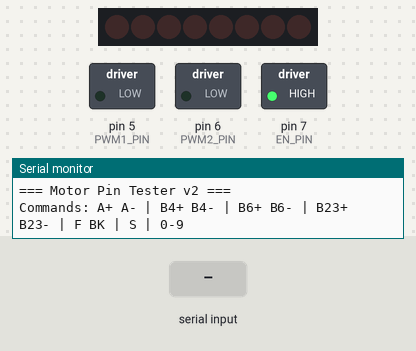
The sketch below on a simulated Arduino Uno, built with avr-gcc and run on an emulated ATmega328P. Parts: 8 shift-register outputs drawn as a row of LEDs (first output left, lit = HIGH), switched loads named in the sketch (green lamp = pin HIGH), the last lines printed to the serial monitor. Wiring (inferred from the names in the program): shift register (74HC595): data pin 8; shift clock pin 2; latch pin 4. Wiring (inferred from the signals the program sends): row of LEDs: on Q0, Q1, Q2, Q3, Q4, Q5, Q6, Q7. The test bench sets the inputs (shaded band). Pins used as bus, display or sensor lines are not drawn.

Above: at 1.2 s.
1.3 s: "A+\n" received over Serial
At 1.7 s:
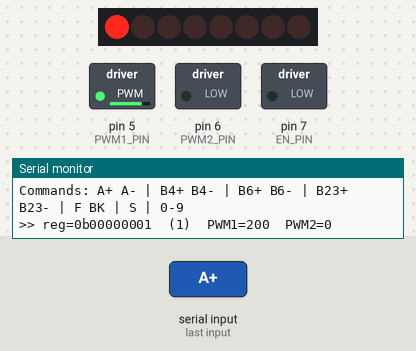
2.8 s: "A-\n" received over Serial
At 4.0 s:
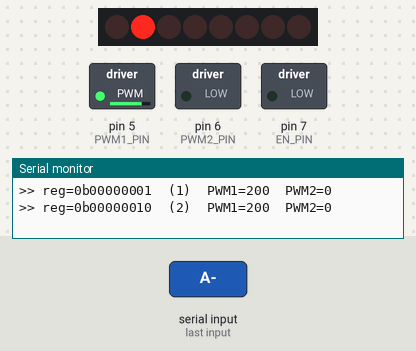
4.3 s: "B4+\n" received over Serial
At 5.1 s:
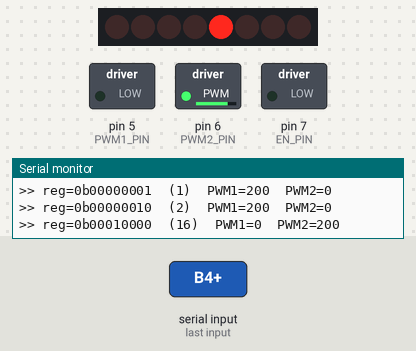
5.8 s: "B23+\n" received over Serial
At 6.3 s:
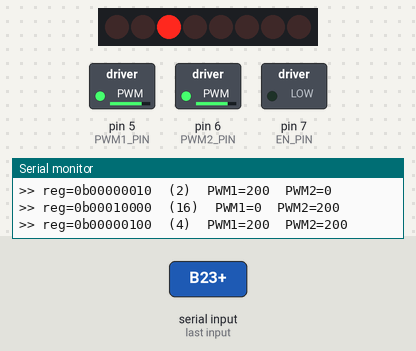
7.3 s: "B4-\n" received over Serial
At 8.6 s:
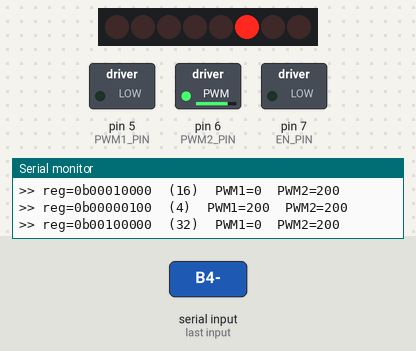
Timing chart, 0 to 9.8 s (numbered marks = the images above; inputs shaded):
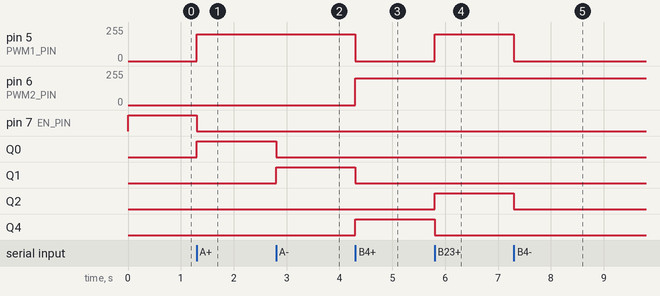

Measured:
- after the input at 1.3 s, pin 5 (PWM1_PIN): 0/255 → 200/255 at once; pin 7 (EN_PIN): HIGH → LOW at once; Q0: LOW → HIGH at once
- after the input at 2.8 s, Q0: HIGH → LOW at once; Q1: LOW → HIGH at once
- after the input at 4.3 s, pin 5 (PWM1_PIN): 200/255 → 0/255 at once; pin 6 (PWM2_PIN): 0/255 → 200/255 at once; Q1: HIGH → LOW at once; Q4: LOW → HIGH at once
- after the input at 5.8 s, pin 5 (PWM1_PIN): 0/255 → 200/255 at once; Q2: LOW → HIGH at once; Q4: HIGH → LOW at once
- after the input at 7.3 s, pin 5 (PWM1_PIN): 200/255 → 0/255 at once; Q2: HIGH → LOW at once

The sketch:

motor_pin_test.ino
```cpp
/**
 * Motor Pin Tester — updated to find Motor B bits
 *
 * Motor A confirmed: A+ = bit0, A- = bit1
 * Now scanning all remaining bit pairs for Motor B.
 *
 * Commands (Serial Monitor at 57600 baud):
 *
 *   A+  / A-        Motor A forward / backward  (confirmed working)
 *
 *   B4+ / B4-       Try Motor B on bits 4,5
 *   B6+ / B6-       Try Motor B on bits 6,7
 *   B23+ / B23-     Retry bits 2,3 but using PWM1 instead of PWM2
 *                   (rules out a broken pin-6 / PWM2 issue)
 *
 *   F               Forward  (both motors, original byte 92)
 *   BK              Backward (both motors, original byte 163)
 *
 *   S               Stop
 *   0-9             Speed (0=off … 9=full)
 */

#define SHCP_PIN   2
#define STCP_PIN   4
#define PWM1_PIN   5
#define PWM2_PIN   6
#define EN_PIN     7
#define DATA_PIN   8

int spd = 200;

void shiftOut595(uint8_t val) {
  for (int i = 7; i >= 0; i--) {
    digitalWrite(DATA_PIN, (val >> i) & 1);
    digitalWrite(SHCP_PIN, HIGH);
    digitalWrite(SHCP_PIN, LOW);
  }
}

void latch(uint8_t val) {
  digitalWrite(STCP_PIN, LOW);
  shiftOut595(val);
  digitalWrite(STCP_PIN, HIGH);
}

void stopAll() {
  digitalWrite(EN_PIN, HIGH);
  analogWrite(PWM1_PIN, 0);
  analogWrite(PWM2_PIN, 0);
  latch(0);
  Serial.println(">> Stopped");
}

// Run with explicit PWM on both channels + a shift-reg byte
void run(uint8_t reg, uint8_t p1, uint8_t p2) {
  analogWrite(PWM1_PIN, p1);
  analogWrite(PWM2_PIN, p2);
  latch(reg);
  digitalWrite(EN_PIN, LOW);
  Serial.print(">> reg=0b");
  for (int i = 7; i >= 0; i--) Serial.print((reg >> i) & 1);
  Serial.print("  (");
  Serial.print(reg);
  Serial.print(")  PWM1=");
  Serial.print(p1);
  Serial.print("  PWM2=");
  Serial.println(p2);
}

void setup() {
  Serial.begin(57600);
  pinMode(SHCP_PIN, OUTPUT);
  pinMode(STCP_PIN, OUTPUT);
  pinMode(DATA_PIN, OUTPUT);
  pinMode(EN_PIN,   OUTPUT);
  pinMode(PWM1_PIN, OUTPUT);
  pinMode(PWM2_PIN, OUTPUT);
  stopAll();

  Serial.println("=== Motor Pin Tester v2 ===");
  Serial.println("Commands: A+ A- | B4+ B4- | B6+ B6- | B23+ B23- | F BK | S | 0-9");
}

void loop() {
  if (!Serial.available()) return;

  String cmd = Serial.readStringUntil('\n');
  cmd.trim();
  cmd.toUpperCase();
  if (cmd.length() == 0) return;

  // Speed
  if (cmd.length() == 1 && cmd[0] >= '0' && cmd[0] <= '9') {
    spd = map(cmd[0] - '0', 0, 9, 0, 255);
    Serial.print("Speed: "); Serial.println(spd);
    return;
  }

  if (cmd == "S")  { stopAll(); return; }

  // ── Motor A (bits 0,1 — confirmed) ──────────────────────────────────
  if (cmd == "A+") { run(0b00000001, spd, 0);   return; }
  if (cmd == "A-") { run(0b00000010, spd, 0);   return; }

  // ── Motor B — try bits 4,5 with PWM2 ────────────────────────────────
  if (cmd == "B4+") { run(0b00010000, 0, spd);  return; }
  if (cmd == "B4-") { run(0b00100000, 0, spd);  return; }

  // ── Motor B — try bits 6,7 with PWM2 ────────────────────────────────
  if (cmd == "B6+") { run(0b01000000, 0, spd);  return; }
  if (cmd == "B6-") { run(0b10000000, 0, spd);  return; }

  // ── Motor B — retry bits 2,3 but using PWM1 (tests if pin 6 is dead) ─
  if (cmd == "B23+") { run(0b00000100, spd, spd); return; }
  if (cmd == "B23-") { run(0b00001000, spd, spd); return; }

  // ── Full direction bytes (original values) ───────────────────────────
  if (cmd == "F")  { run(92,  spd, spd); return; }
  if (cmd == "BK") { run(163, spd, spd); return; }

  Serial.print("Unknown: "); Serial.println(cmd);
}
```
